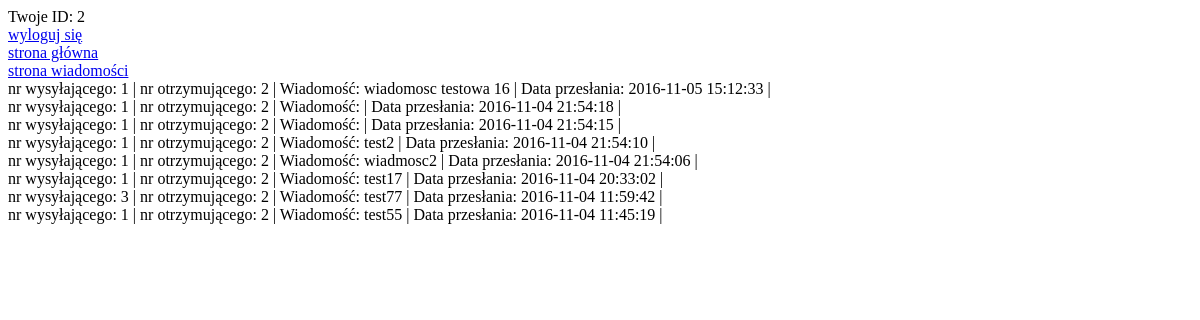
/messageinfo.php?messageId=29 (signed in), run on the app's committed database.
### tables this page shows
CREATE TABLE IF NOT EXISTS `Message` (
  `id` int(11) NOT NULL AUTO_INCREMENT,
  `id_sender` int(11) NOT NULL,
  `id_receiver` int(11) NOT NULL,
  `creation_date` timestamp NULL DEFAULT CURRENT_TIMESTAMP ON UPDATE CURRENT_TIMESTAMP,
  `text` varchar(255) DEFAULT NULL,
  `unread` tinyint(11) NOT NULL,
  PRIMARY KEY (`id`),
  KEY `id_sender` (`id_sender`),
  KEY `id_receiver` (`id_receiver`)
);

### src/Message.php (called while the page is built, shortened)
<?php
class Message {
    private $id_sender;
    private $id_receiver;
    private $creation_date;
    private $text;
    public function __construct() {
        $this->id_sender = 0;
        $this->id_receiver = 0;
        $this->creation_date = '';
        $this->text = '';
    }
    public function getIdSender() {
        return $this->id_sender;
    }
    public function getIdReceiver() {
        return $this->id_receiver;
    }
    public function getCreationDate() {
        return $this->creation_date;
    }
    public function getText() {
        return $this->text;
    }
    static public function loadAllMessagesByIdReceiver(mysqli $connection, $id_receiver) {
        $sql = "SELECT * FROM Message WHERE id_receiver=$id_receiver ORDER BY Creation_date DESC";
        $ret = [];
        $result = $connection->query($sql);
        if ($result == true && $result->num_rows != 0) {
            foreach ($result as $row) {
                $loadedMessage = new Message();
                $loadedMessage->id = $row['id'];
                $loadedMessage->id_sender = $row['id_sender'];
                $loadedMessage->id_receiver = $row['id_receiver'];
                $loadedMessage->creation_date = $row['creation_date'];
                $loadedMessage->text = $row['text'];
                $loadedMessage->unread = $row['unread'];
                $ret[] = $loadedMessage;
            }
        }
        return $ret;
    }
}

### messageinfo.php (the view, shortened to what this page needs)
<?php
require_once 'src/connection.php';
require_once 'src/Message.php';
?>
Twoje ID: <?php echo $_SESSION['loggedUserId']; ?>
<!DOCTYPE html>
<html>
    <head>
        <link rel="stylesheet" href="css/style.css" />
    </head>
    <body>
<br>
<a href="logout.php">wyloguj się</a>
<br>
<a href="index.php">strona główna </a>
<br>
<a href="allmessages.php">strona wiadomości </a>
<br>
<?php
if (isset($_GET['messageId']) && is_numeric($_GET['messageId'])) {
        $userLogged = $_SESSION['loggedUserId'];
        $messagesReceiver = Message::loadAllMessagesByIdReceiver($conn, $userLogged);
        foreach ($messagesReceiver as $message) {
            echo "nr wysyłającego: " . $message->getIdSender() . ' | ';
            echo "nr otrzymującego: " . $message->getIdReceiver() . ' | ';
            echo "Wiadomość: " . $message->getText() . ' | ';
            echo "Data przesłania: " . $message->getCreationDate() . ' | ' ."<br>";
        }
}

### data on the page
message: id_sender "1", id_receiver "2", text "wiadomosc testowa 16", creation_date "2016-11-05 15:12:33"
message: id_sender "1", id_receiver "2", creation_date "2016-11-04 21:54:18"
message: id_sender "1", id_receiver "2", creation_date "2016-11-04 21:54:15"
message: id_sender "1", id_receiver "2", text "test2", creation_date "2016-11-04 21:54:10"
message: id_sender "1", id_receiver "2", text "wiadmosc2", creation_date "2016-11-04 21:54:06"
message: id_sender "1", id_receiver "2", text "test17", creation_date "2016-11-04 20:33:02"
message: id_sender "3", id_receiver "2", text "test77", creation_date "2016-11-04 11:59:42"
message: id_sender "1", id_receiver "2", text "test55", creation_date "2016-11-04 11:45:19"

### other printed values
$_SESSION['loggedUserId'] "2"
